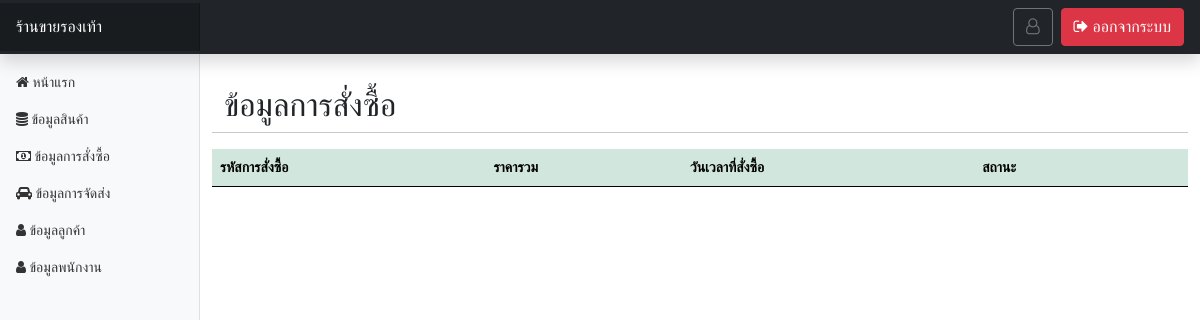
/page-admin/order_show.php, run on an earlier commit of the app's database.
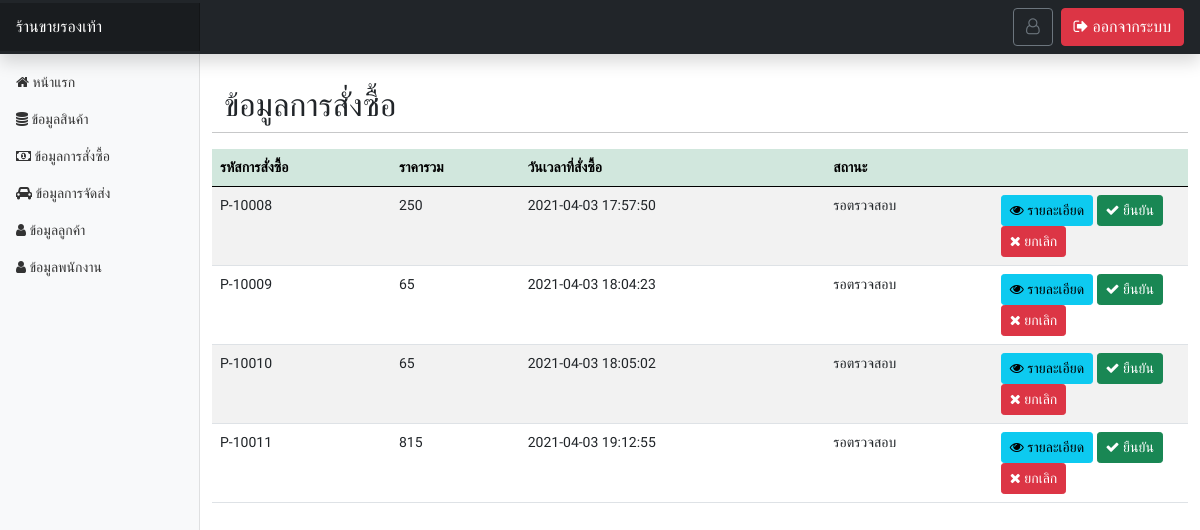
And on a later commit of the database.
### tables this page shows
CREATE TABLE `tbl_payment` (
  `pm_id` int(50) NOT NULL,
  `pm_code` varchar(255) NOT NULL,
  `pm_img` varchar(255) NOT NULL,
  `pm_total` varchar(255) NOT NULL,
  `pm_channel` varchar(255) NOT NULL,
  `pm_date` varchar(255) NOT NULL,
  `pm_address` text NOT NULL,
  `pm_status` varchar(255) NOT NULL
);

### functions.php (called while the page is built, shortened)
<?php
class ConnectDB
{
    public $db;
    function __construct()
    {
        $DB_HOST = "localhost";
        $DB_USER = "root";
        $DB_PASS = "";
        $DB_NAME = "stoe_store";
        $con = new mysqli($DB_HOST, $DB_USER, $DB_PASS, $DB_NAME);
        $this->db = $con;
    }
    function query($data)
    {
        $result = $this->db->query($data);
        if ($result == true) {
            return $result;
        } else {
            echo "Error to query.!!";
        }
    }
}
function activeNav()
{
    $php_self = $_SERVER['PHP_SELF'];
    $explode_self = explode('/', $php_self);
    array_splice($explode_self, 1, 2);
    return $explode_self[1];
}

### page-admin/order_show.php (the view, shortened to what this page needs)
<?php include('header.php'); ?>
</head>
<?php
$obj = new ConnectDB();
$objModal = new ConnectDB();
$result = $obj->query("SELECT * FROM `tbl_payment`");
?>
<body>
    <?php include('navbar.php'); ?>
    <div class="container-fluid">
        <div class="row my-4">
            <?php include('sidebar.php'); ?>
            <main class="col-md-9 ms-sm-auto col-lg-10 px-md-4">
                <div class="row mt-2">
                    <h2>ข้อมูลการสั่งซื้อ</h2>
                    <hr>
                    <table id="dtable" class="table table-striped" style="width:100%">
                        <thead>
                            <tr class="table-success">
                                <th>รหัสการสั่งซื้อ</th>
                                <th>ราคารวม</th>
                                <th>วันเวลาที่สั่งซื้อ</th>
                                <th>สถานะ</th>
                                <th></th>
                            </tr>
                        </thead>
                        <tbody>
                            <?php while ($row = $result->fetch_array()) { ?>
                                <tr>
                                    <td><?= $row['pm_code']; ?></td>
                                    <td><?= number_format($row['pm_total']); ?></td>
                                    <td><?= $row['pm_date']; ?></td>
                                    <td><?= $row['pm_status']; ?></td>
                                    <td width="20%">
                                        <button class="btn btn-sm btn-info m-0" type="button" data-bs-toggle="modal" data-bs-target="#Modal<?= $row['pm_id'] ?>"><i class="fa fa-eye" aria-hidden="true"></i> รายละเอียด</button>
                                        <a href="?action=edit&id=" class="btn btn-sm btn-success m-0"><i class="fa fa-check" aria-hidden="true"></i> ยืนยัน</a>
                                        <a href="?action=delete&id=<?= $value['u_id']; ?>" class="btn btn-sm btn-danger" onclick="return confirm('ยืนยันการลบ?');"><i class="fa fa-times" aria-hidden="true"></i> ยกเลิก</a>
                                    </td>
                                </tr>
                                                            <?php
                                                            $resultModal = $objModal->query("SELECT * FROM tbl_payment_list as pl INNER JOIN tbl_cargo as cg ON pl.pl_cg_id=cg.cg_id WHERE  pl.pl_pm_code = '".$row['pm_code']."' ");
                                                            ?>
                            <?php } ?>
                        </tbody>
                    </table>
                </div>
            </main>
        </div>
    </div>
    <?php include('call_datatable.php'); ?>
</body>
</html>

### page-admin/header.php (shortened to what this page needs)
<?php
require_once('../functions.php');
?>
<!doctype html>
<html lang="en">
<head>
    <link rel="stylesheet" href="../css/style.css">
    <link rel="stylesheet" href="../bootstrap5/bootstrap.min.css">
    <link rel="stylesheet" href="../css/dashboard.css" rel="stylesheet">
    <link rel="stylesheet" href="https://stackpath.bootstrapcdn.com/font-awesome/4.7.0/css/font-awesome.min.css">

### page-admin/navbar.php (shortened to what this page needs)
<header class="navbar navbar-dark sticky-top bg-dark flex-md-nowrap p-0 shadow">
    <a class="navbar-brand col-md-3 col-lg-2 me-0 px-3" href="#">ร้านขายรองเท้า</a>
    <ul class="navbar-nav px-3 w-100 d-flex p-2 bd-highlight flex-row-reverse">
        <li class="nav-item text-nowrap">
            <a class="btn btn-danger" href="../logout.php"><i class="fa fa-sign-out" aria-hidden="true"></i> ออกจากระบบ</a>
        </li>
        <li class="nav-item text-nowrap">
            <a class="me-2 btn btn-outline-secondary" href="#"><i class="fa fa-user-o" aria-hidden="true"></i> <?= $_SESSION['user']['fname'] . ' ' . $_SESSION['user']['lname']; ?></a>
        </li>
    </ul>
</header>

### page-admin/sidebar.php
<nav id="sidebarMenu" class="col-md-3 col-lg-2 d-md-block bg-light sidebar collapse">
    <div class="position-sticky pt-3">
        <ul class="nav flex-column">
            <li class="nav-item">
                <a class="nav-link <?php echo (activeNav() == 'index.php' ? ' active' : ''); ?>" aria-current="page" href="index.php">
                    <i class="fa fa-home" aria-hidden="true"></i>
                    หน้าแรก
                </a>
            </li>
            <li class="nav-item">
                <a class="nav-link <?php echo (activeNav() == 'cargo_show.php' ? ' active' : ''); ?>" href="cargo_show.php">
                    <i class="fa fa-database" aria-hidden="true"></i>
                    ข้อมูลสินค้า
                </a>
            </li>
            <li class="nav-item">
                <a class="nav-link <?php echo (activeNav() == 'order_show.php' ? ' active' : ''); ?>" href="order_show.php">
                    <i class="fa fa-money" aria-hidden="true"></i>
                    ข้อมูลการสั่งซื้อ
                </a>
            </li>
            <li class="nav-item">
                <a class="nav-link <?php echo (activeNav() == 'shipment_show.php' ? ' active' : ''); ?>" href="shipment_show.php">
                    <i class="fa fa-car" aria-hidden="true"></i>
                    ข้อมูลการจัดส่ง
                </a>
            </li>
            <li class="nav-item">
                <a class="nav-link <?php echo (activeNav() == 'member_show.php' ? ' active' : ''); ?>" href="member_show.php">
                    <i class="fa fa-user" aria-hidden="true"></i>
                    ข้อมูลลูกค้า
                </a>
            </li>
            <li class="nav-item">
                <a class="nav-link <?php echo (activeNav() == 'user_show.php' ? ' active' : ''); ?>" href="user_show.php">
                    <i class="fa fa-user" aria-hidden="true"></i>
                    ข้อมูลพนักงาน
                </a>
            </li>
        </ul>
    </div>
</nav>

### page-admin/call_datatable.php (shortened to what this page needs)
<link rel="stylesheet" href="../css/dataTables.bootstrap5.min.css">

### css/style.css (style rules this page uses)
* { font-family: 'Prompt', sans-serif; }

### css/dashboard.css (style rules this page uses)
body { font-size: .875rem; }
.sidebar { position: fixed; top: 0; bottom: 0; left: 0; z-index: 100; padding: 48px 0 0; box-shadow: inset -1px 0 0 rgba(0, 0, 0, .1); }
.sidebar .nav-link { font-weight: 500; color: #333; }
.navbar-brand { padding-top: .75rem; padding-bottom: .75rem; font-size: 1rem; background-color: rgba(0, 0, 0, .25); box-shadow: inset -1px 0 0 rgba(0, 0, 0, .25); }

What changed in the data, as far as the page shows it:
added tbl_payment: pm_code "P-10008", pm_total "250", pm_date "2021-04-03 17:57:50", pm_status "รอตรวจสอบ"
added tbl_payment: pm_code "P-10009", pm_total "65", pm_date "2021-04-03 18:04:23", pm_status "รอตรวจสอบ"
added tbl_payment: pm_code "P-10010", pm_total "65", pm_date "2021-04-03 18:05:02", pm_status "รอตรวจสอบ"
added tbl_payment: pm_code "P-10011", pm_total "815", pm_date "2021-04-03 19:12:55", pm_status "รอตรวจสอบ"
